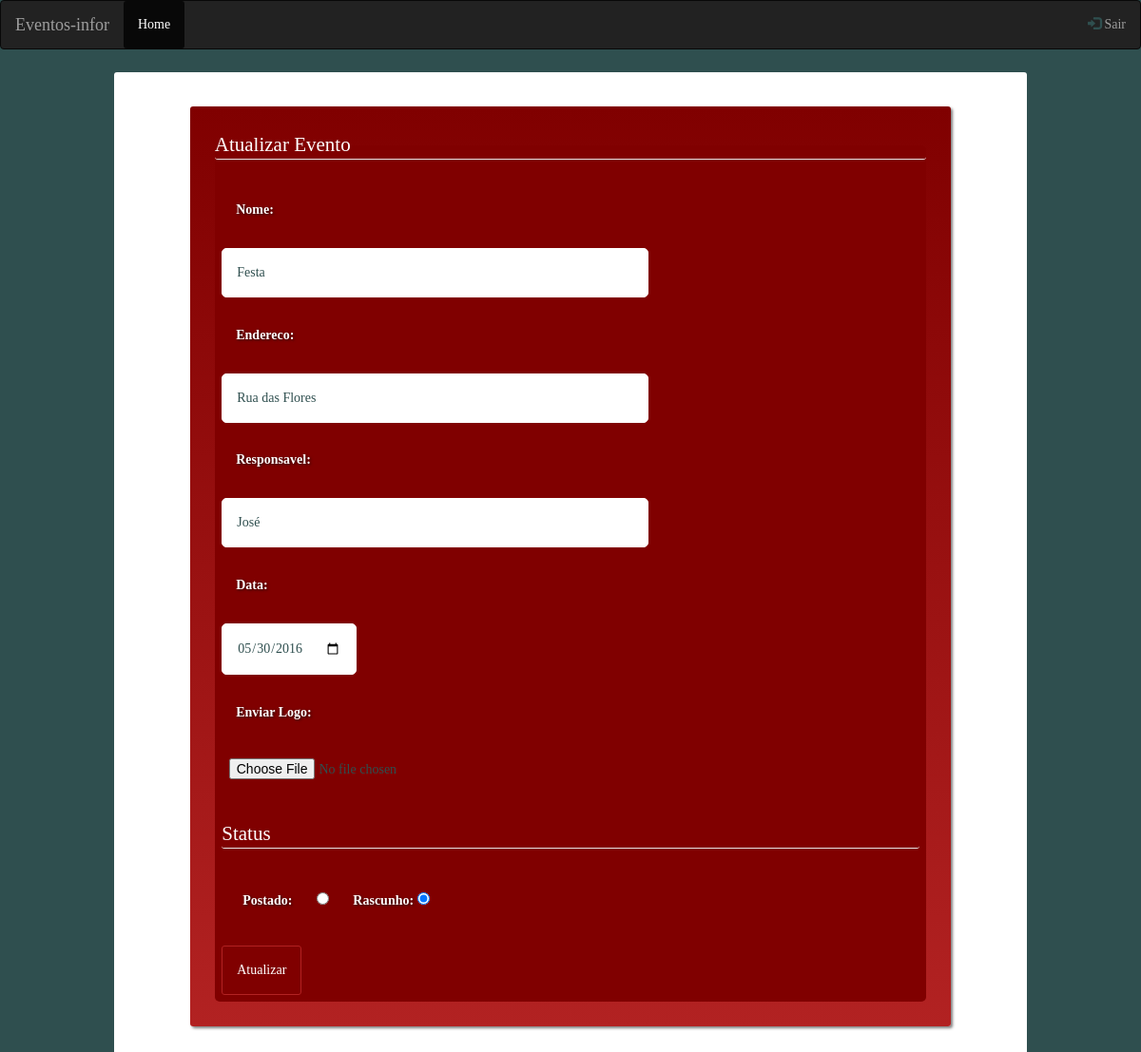
Page /atualizar.php?id=5 (signed in) on the committed database.
### tables this page shows
CREATE TABLE evento(
	id_evento INT AUTO_INCREMENT PRIMARY KEY,
	id_usuario INT NOT NULL REFERENCES usuario(id_usuario),
	nome VARCHAR(60) NOT NULL,
	endereco VARCHAR(60) NOT NULL,
	responsavel VARCHAR(60) NOT NULL,
	logo VARCHAR(60) NOT NULL,
	status_evento BOOL NOT NULL,
	data_evento DATE NOT NULL
);

### atualizar.php (called while the page is built, shortened)
<?php
	include "app/model/EventoDAO.php";
	include "app/controller/Controller.php";
	$controller = new Controller();
	$controller->atualizarAction();
?>

### app/model/DAO.php (called while the page is built, shortened)
<?php
	class DAO{
		public function __construct(){
			$this->host = "localhost";
			$this->user = "root";
			$this->password = "";
			$this->dataBase = "eventos";
			$this->mysqli = new mysqli($this->host,$this->user,$this->password, $this->dataBase);
		}
	}
?>

### app/model/EventoDAO.php (called while the page is built, shortened)
<?php
	include "DAO.php";
	class EventoDAO extends DAO{
		public function getEvento($id){
			$sql = "SELECT * FROM evento WHERE id_evento = ".$id;
			$result = $this->mysqli->query($sql);
			return $result->fetch_object();
		}
	}
?>

### app/view/layout-atualizar.php (the view, shortened to what this page needs)
<!DOCTYPE html>
<html lang="pt">
	<head>
		<link rel="stylesheet" href="css/style.css"/>
		<link rel="stylesheet" href="http://maxcdn.bootstrapcdn.com/bootstrap/3.3.6/css/bootstrap.min.css">
	</head>
	<body class="corpo">
		<?php include "app/view/nav-bar.php";?>
		<div class="principal">
			<form method="POST" class="formulario">
				<fieldset>
					<legend class="legend">Atualizar Evento</legend>
					<label>Nome:</label><br>
					<input type="text" name="nome" id="nome" placeholder="Insira o nome do evento" value="<?=$e->nome; ?>"required><br>
					<label>Endereco:</label><br>
					<input type="text" name="endereco" id="endereco" placeholder="Endereco evento" value="<?=$e->endereco; ?>" required><br>
					<label>Responsavel:</label><br>
					<input type="text" name="responsavel" id="responsavel" placeholder="Nome do responsavel" value="<?=$e->responsavel;?>" required><br>
					<label>Data:</label><br>
					<input type="date" name="data_evento" value="<?=$e->data_evento; ?>"required/><br>
					<label>Enviar Logo:</label><br>
					<input type="file" name="logo" required/><br>
					<fieldset class="status">
						<legend class="legend">Status</legend>
						<label for="s1">Postado:</label>
						<input type="radio" id="s1"name="status_evento" value="1" <?= ($e->status_evento == 1)?'checked':''; ?>/>
						<label for="s2">Rascunho:</labe>
						<input type="radio" id="s2"name="status_evento" value="0" <?= ($e->status_evento == 0)?'checked':''; ?>/><br>
					</fieldset>
					<input type="submit" value="Atualizar"/>
				</fieldset>
			</form>
		</div>
	</body>
</html>

### css/style.css (style rules this page uses)
* { border-radius: 3px; font-family: Verdana; color: #2F4F4F; }
.corpo { background: #2F4F4F; }
.principal { width: 80%; margin: 2% auto auto; background: #FFF; position: relative; padding: 3%; }
.formulario { background-image: linear-gradient(to bottom,#800000,#B22222); box-shadow: 2px 2px 3px rgba(0,0,0,0.5); width: 90%; max-height: 10%; margin: 0% auto auto; padding: 2%; transition: all 1s; }
.formulario fieldset { margin: 1%; background: #800000; border-radius: 5px; z-index: 0; }
.formulario label, .formulario span { color:#FFF; padding: 2%; margin: 1%; text-shadow: 1px 1px 3px rgba(0,0,0,0.7); }
.legend { color:#FFF; text-shadow: none; background: none; box-shadow: 0px 0px 0px #000; }
input { padding: 2%; }
input[type=text], input[type=date], input[type=email],input[type=password] { border-radius: 5px; border: 1px solid #FFF; margin: 1%; transition: all 1s; }
input[type=text] { width: 60%; }
input[type=submit], input[type=reset] { background: #800000; border: 1px solid #B22222; color: #FFF; margin: 1%; transition: all 0.5s; }

### rows in the picture
evento: nome "Festa", endereco "Rua das Flores", responsavel "José", data_evento "05/30/2016", status_evento "☐ Postado:", status_evento "☑ Rascunho:"
